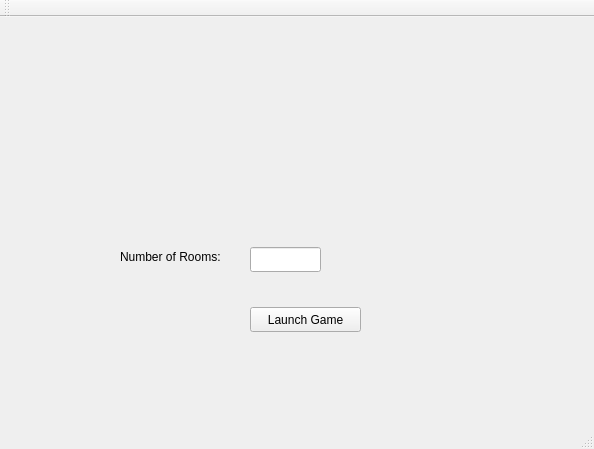
<?xml version="1.0" encoding="UTF-8"?>
<ui version="4.0">
 <class>MainWindow</class>
 <widget class="QMainWindow" name="MainWindow">
  <property name="geometry">
   <rect>
    <x>0</x>
    <y>0</y>
    <width>594</width>
    <height>449</height>
   </rect>
  </property>
  <property name="windowTitle">
   <string>MainWindow</string>
  </property>
  <widget class="QWidget" name="centralWidget">
   <widget class="QPushButton" name="launchButton">
    <property name="geometry">
     <rect>
      <x>250</x>
      <y>290</y>
      <width>111</width>
      <height>25</height>
     </rect>
    </property>
    <property name="text">
     <string>Launch Game</string>
    </property>
   </widget>
   <widget class="QLineEdit" name="numRoomsField">
    <property name="geometry">
     <rect>
      <x>250</x>
      <y>230</y>
      <width>71</width>
      <height>25</height>
     </rect>
    </property>
   </widget>
   <widget class="QLabel" name="numRoomsLabel">
    <property name="geometry">
     <rect>
      <x>120</x>
      <y>230</y>
      <width>131</width>
      <height>20</height>
     </rect>
    </property>
    <property name="text">
     <string>Number of Rooms:</string>
    </property>
   </widget>
  </widget>
  <widget class="QMenuBar" name="menuBar">
   <property name="geometry">
    <rect>
     <x>0</x>
     <y>0</y>
     <width>594</width>
     <height>22</height>
    </rect>
   </property>
  </widget>
  <widget class="QToolBar" name="mainToolBar">
   <attribute name="toolBarArea">
    <enum>TopToolBarArea</enum>
   </attribute>
   <attribute name="toolBarBreak">
    <bool>false</bool>
   </attribute>
  </widget>
  <widget class="QStatusBar" name="statusBar"/>
 </widget>
 <layoutdefault spacing="6" margin="11"/>
 <resources/>
 <connections>
  <connection>
   <sender>launchButton</sender>
   <signal>clicked()</signal>
   <receiver>MainWindow</receiver>
   <slot>doSomething()</slot>
   <hints>
    <hint type="sourcelabel">
     <x>171</x>
     <y>169</y>
    </hint>
    <hint type="destinationlabel">
     <x>309</x>
     <y>222</y>
    </hint>
   </hints>
  </connection>
 </connections>
 <slots>
  <slot>doSomething()</slot>
 </slots>
</ui>
